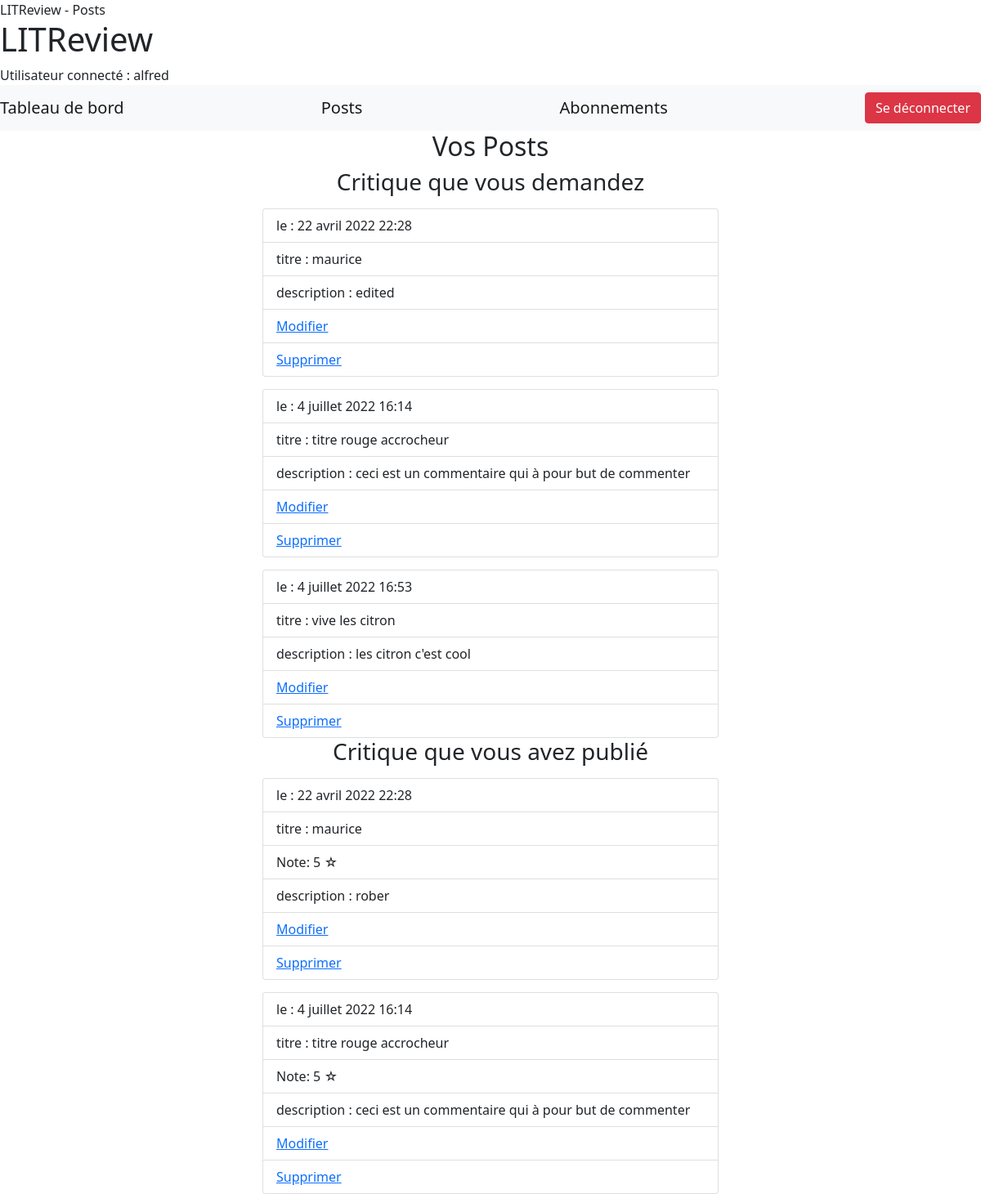
The page /tableau_de_bord/posts (signed in) on the database its author committed.
### review/models.py (models this page shows, shortened)
class Ticket(models.Model):
    titre = models.CharField(max_length=128, blank=False)
    description = models.TextField(max_length=2048, blank=True)
    user = models.ForeignKey(User, on_delete=models.CASCADE)
    date_creation = models.DateTimeField(auto_now_add=True)

class Review(models.Model):
    ticket = models.ForeignKey(to=Ticket, on_delete=models.CASCADE)
    note = models.PositiveSmallIntegerField(
        validators=[MinValueValidator(0),
                    MaxValueValidator(5)],
        verbose_name='note')
    titre = models.CharField(max_length=128, verbose_name='Titre de la critique')
    content = models.TextField(max_length=8192, blank=True, verbose_name='Commentaire')
    user = models.ForeignKey(User, on_delete=models.CASCADE)
    date_creation = models.DateTimeField(auto_now_add=True)

### review/views.py (the view)
# urls.py: path('posts', views.posts, name='posts'),
@login_required
def posts(request):
    titre = "Posts"
    current_user = request.user
    tickets = Ticket.objects.filter(user=current_user)
    reviews = Review.objects.filter(user=current_user)
    context = {"titre": titre,
               "tickets": tickets,
               "reviews": reviews,
               "current_user": current_user,
               }
    return render(request, "review/posts.html", context)

### review/templates/review/posts.html (shortened to what this page needs)
{% extends "index.html" %}
{% block content %}
    <h2 style="text-align: center;">Vos Posts</h2>
    <h3 style="text-align: center;">Critique que vous demandez</h3>
    {% for ticket in tickets %}
    <div class="d-flex justify-content-center" style="margin-top: 15px;">
        <ul class ="list-group col-md-6">
            <li class="list-group-item"> le : {{ ticket.date_creation }}</li>
            <li class="list-group-item">titre : {{ ticket.titre }}</li>
            <li class="list-group-item">description : {{ ticket.description }}</li>
            <li class="list-group-item"><a href="{% url 'ticket-update' ticket.pk %}">Modifier</a></li>
            <li class="list-group-item"><a href="{% url 'ticket-delete' ticket.pk %}">Supprimer</a></li>
            </div>
    {% endfor %}
    <h3 style="text-align: center;">Critique que vous avez publié</h3>
    {% for review in reviews %}
        <div class="d-flex justify-content-center" style="margin-top: 15px;">
                <ul class ="list-group col-md-6">
                    <li class="list-group-item"> le : {{ review.date_creation }}</li>
                    <li class="list-group-item">titre : {{ review.titre }}</li>
                    <li class="list-group-item">Note: {{review.note}}<span> ☆</span> </li>
                <li class="list-group-item"> description : {{ review.content }}</li>
                <li class="list-group-item"><a href="{% url 'review-update' review.pk %}">Modifier</a></li>
                <li class="list-group-item"><a href="{% url 'review-delete' review.pk %}">Supprimer</a></li>
            </ul>
        </div>
    {% endfor %}
{% endblock content%}

### templates/index.html (shortened to what this page needs)
{% load static %}
<!DOCTYPE html>
<html lang="en">
<head>
    <link rel="stylesheet" type="text/css" href="https://cdn.jsdelivr.net/npm/bootstrap@5.1.3/dist/css/bootstrap.min.css">
    {% if titre%}
        <titre>LITReview - {{ titre }}</titre>
    {% else %}
        <titre>LITReview</titre>
    {% endif %}
</head>
<body>
    <header>
        <h1 id="maintitre">LITReview</h1>
        <nav>
        {% if user.is_authenticated %}
        <div>Utilisateur connecté : {{ user.username }}
            <div class="navbar navbar-light bg-light">
                <a class="navbar-brand" href="{% url 'tableau_de_bord'%}">Tableau de bord</a>
                <a class="navbar-brand" href="{% url 'posts'%}">Posts</a>
                <a class="navbar-brand" href="{% url 'abonnement'%}">Abonnements</a>
                <button class="btn btn-danger" onclick="location.href='{% url 'deconnexion' %}'">Se déconnecter</button>
                {% endif %}
            </div>
        </nav>
    </header>
    <div class="container">
    {% block content %}
    {% endblock content %}
    </div>
</body>
</html>

### rows shown on the page
Ticket: date_creation "22 avril 2022 22:28", titre "maurice", description "edited"
Ticket: date_creation "4 juillet 2022 16:14", titre "titre rouge accrocheur", description "ceci est un commentaire qui à pour but de commenter"
Ticket: date_creation "4 juillet 2022 16:53", titre "vive les citron", description "les citron c'est cool"
Review: date_creation "22 avril 2022 22:28", titre "maurice", note "5", content "rober"
Review: date_creation "4 juillet 2022 16:14", titre "titre rouge accrocheur", note "5", content "ceci est un commentaire qui à pour but de commenter"

### other values the page prints
{{ titre }} "Posts"
{{ user.username }} "alfred"
